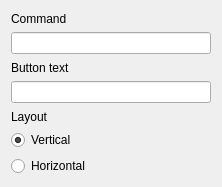
<?xml version="1.0" encoding="UTF-8"?>
<ui version="4.0">
 <class>ControlSettingsEdit</class>
 <widget class="QWidget" name="ControlSettingsEdit">
  <property name="geometry">
   <rect>
    <x>0</x>
    <y>0</y>
    <width>222</width>
    <height>187</height>
   </rect>
  </property>
  <property name="windowTitle">
   <string>Form</string>
  </property>
  <layout class="QVBoxLayout" name="verticalLayout">
   <item>
    <widget class="QLabel" name="label_2">
     <property name="text">
      <string>Command</string>
     </property>
    </widget>
   </item>
   <item>
    <widget class="QLineEdit" name="commandEdit"/>
   </item>
   <item>
    <widget class="QLabel" name="label_3">
     <property name="text">
      <string>Button text</string>
     </property>
    </widget>
   </item>
   <item>
    <widget class="QLineEdit" name="buttonTextEdit"/>
   </item>
   <item>
    <widget class="QLabel" name="label">
     <property name="text">
      <string>Layout</string>
     </property>
    </widget>
   </item>
   <item>
    <widget class="QRadioButton" name="vLayBtn">
     <property name="text">
      <string>Vertical</string>
     </property>
     <property name="checked">
      <bool>true</bool>
     </property>
    </widget>
   </item>
   <item>
    <widget class="QRadioButton" name="hLayBtn">
     <property name="text">
      <string>Horizontal</string>
     </property>
    </widget>
   </item>
  </layout>
 </widget>
 <resources/>
 <connections/>
</ui>
